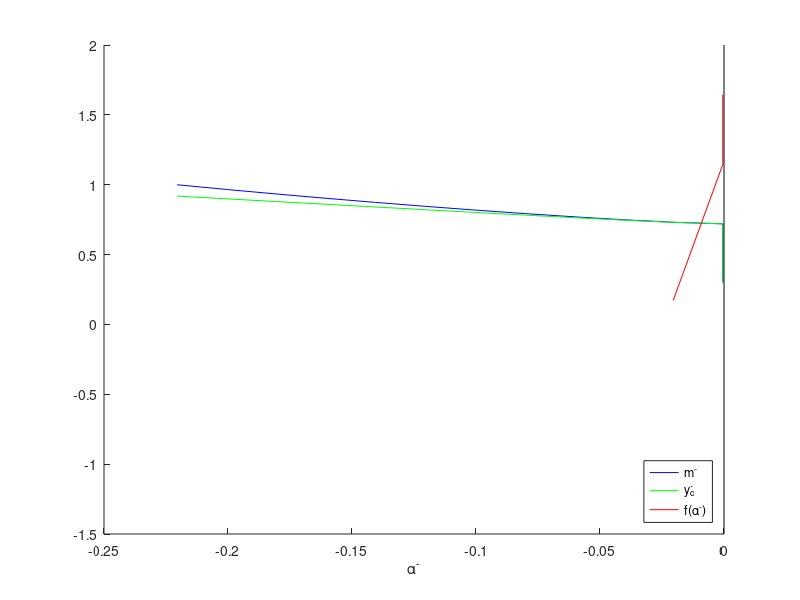

This chart was generated by the following MATLAB code: (Note: this script raises an error after producing the figure.)
clear all;

A_2=[3/4, -1; 1, 3/4];
global  cut=1 e gamma_plus=-A_2(1, 1)/A_2(1, 2) e C=0.72 e beta_minus=0.6 e folga=0;
#gamma_plus=-cut*A_2(1, 1)/A_2(1, 2)

#A_1=(M*J)/M

#Se for no sentido horario, colocar t_space decrescente (<=0)
#Mudar o modulo do max t_space e o numero de intervalos se necessario 
#(este ultimo no caso de um sistema passar pelo corte multiplas vezes entre dois passos)
global matrices=cell(2, 4) e t_space=linspace(0, 12, 1200) e n_space=-t_space;

#A_1=[h-beta_minus*C/h, beta_minus/h; -beta_minus*(h+C^2/h), h+beta_minus*C/h]
matrices{1, 4}=[0; 0];
matrices{1, 3}=[0; 0];
#matrices{1, 3}=A_1\matrices{1, 4};

[matrices{2, 1}, matrices{2, 2}]=eig(A_2);
matrices{2, 4}=[0; 0];
matrices{2, 3}=A_2\matrices{2, 4};

function aux=find_Y(i, Y, t_space, mode)
    global cut e matrices;
    x=@(t) real(((matrices{i, 1}*expm(matrices{i, 2}*t)/matrices{i, 1})*([cut; Y]+matrices{i, 3})-matrices{i, 3})(1))-cut;
    xy=@(t) real((matrices{i, 1}*expm(matrices{i, 2}*t)/matrices{i, 1})*([cut; Y]+matrices{i, 3})-matrices{i, 3});
    t_inv=0;
    aux=0;
    if (i==1)
          for t=t_space
              if ((x(t)>0) && (t!=0))
                  t_inv=t;
                  break;
              end
          endfor
    else
          for t=t_space
              if (x(t)<0)
                  t_inv=t;
                  break;
              end
          endfor
    end
    if (t_inv)
        aux=fzero(x, [t_inv-t_space(2), t_inv]);
        Y=xy(aux)(2);
    endif
    if (mode)
        aux=Y;
    endif
endfunction

function phi=calc_phi(tau, gamma)
    phi=1-exp(gamma*tau)*(cos(tau)-gamma*sin(tau));
endfunction

function resto=res(gamma_minus, alpha_minus, m, beta_minus)
    global matrices e n_space e t_space e C;
    M=[1, 1; m+alpha_minus*i, m-alpha_minus*i];
    matrices{1, 1}=M;
    resto=(C+exp(gamma_minus*pi)*find_Y(1, m-alpha_minus*gamma_minus, n_space, 1))/(1+exp(gamma_minus*pi))-alpha_minus*gamma_minus-m;
endfunction
 
function f12=calc_f12(alpha_minus)
    global last e gamma_plus e matrices e n_space e t_space e beta_minus e gamma_minus e folga;
    J=[alpha_minus+beta_minus*i, 0; 0, alpha_minus-beta_minus*i];
    gamma_minus=alpha_minus/beta_minus
    matrices{1, 2}=J;
    m=fzero(@(m) res(gamma_minus, alpha_minus, m, beta_minus), [-100, 100])
    plot([alpha_minus, alpha_minus+0.02*(alpha_minus!=-0.0005)], [m, last(1)], "b");
    
    A_1=[alpha_minus-m/gamma_minus, 1/gamma_minus; -beta_minus*(alpha_minus+m^2/alpha_minus), alpha_minus+m/gamma_minus];
    #matrices{1, 3}=A_1\matrices{1, 4};

    yc_minus=-A_1(1, 1)/A_1(1, 2)
    plot([alpha_minus, alpha_minus+0.02*(alpha_minus!=-0.0005)], [yc_minus, last(2)], "g");
    
    #yc_minus=-cut*A_1(1, 1)/A_1(1, 2);
    tau_plus=find_Y(2, yc_minus, t_space, 0)
    #tau_minus=find_Y(2, yc_minus, t_space, 0)*beta_plus;
    tau_minus=-find_Y(1, yc_minus, n_space, 0)*beta_minus;
    phi_plus_pos=calc_phi(tau_plus, gamma_plus);
    phi_plus_neg=calc_phi(tau_plus, -gamma_plus);
    phi_minus=calc_phi(tau_minus, gamma_minus);
    
    f12=log(sin(tau_minus)*A_1(1,2)*(exp(-gamma_plus*tau_plus)*phi_plus_pos+exp(gamma_plus*tau_plus)*phi_plus_neg)/(sin(tau_plus)*beta_minus*phi_minus))/tau_minus+gamma_minus+folga
    plot([alpha_minus, alpha_minus+0.02*(alpha_minus!=-0.0005)], [f12, last(3)], "r");
    last=[m, yc_minus, f12];
    if (sign(f12)>=0)
        display("gamma_minus=<f12<0");
    endif
endfunction

hf=figure;
xlabel("\\alpha^-");
hold on;

global last=[0.300038883047789, 0.300038633047789, 1.645341196444514];
h=-0.0005;
k=0;
if (sign(calc_f12(h))>0)
    do  
        k++
        h-=0.02
        aux=calc_f12(h);
    until (k>10)
    start=h;
    finish=h/1.8;
else
    do
        k++
        h/=2
        aux=calc_f12(h);
    until (sign(aux)>0 || k>10)
    finish=h;
    start=h*=2;
endif
#alpha_minus=fzero(@(alpha_minus) calc_f12(alpha_minus), [start, finish])
#plot([-0.484815333006630, -0.484815333006630], [-1.5, 2], "k");
#text(-0.47, 1.2, "\\alpha^-=\\alpha^-_*")
plot([0, 0], [-1.5, 2], "k");
legend({"m^-", "y_c^-", "f(\\alpha^-)"}, "location", "southeast");
ylim("auto")
xlim("auto")
#print(hf, "curve.png");
hold off;
J=[alpha_minus+beta_minus*i, 0; 0, alpha_minus-beta_minus*i];
gamma_minus=alpha_minus/beta_minus
matrices{1, 2}=J;
m=fzero(@(m) res(gamma_minus, m, beta_minus), [0, 100])
A_1=[alpha_minus-m/gamma_minus, 1/gamma_minus; -beta_minus*(alpha_minus+m^2/alpha_minus), alpha_minus+m/gamma_minus]
text(alpha_minus+0.002, 0.005, "f_{12}=\\gamma_-");